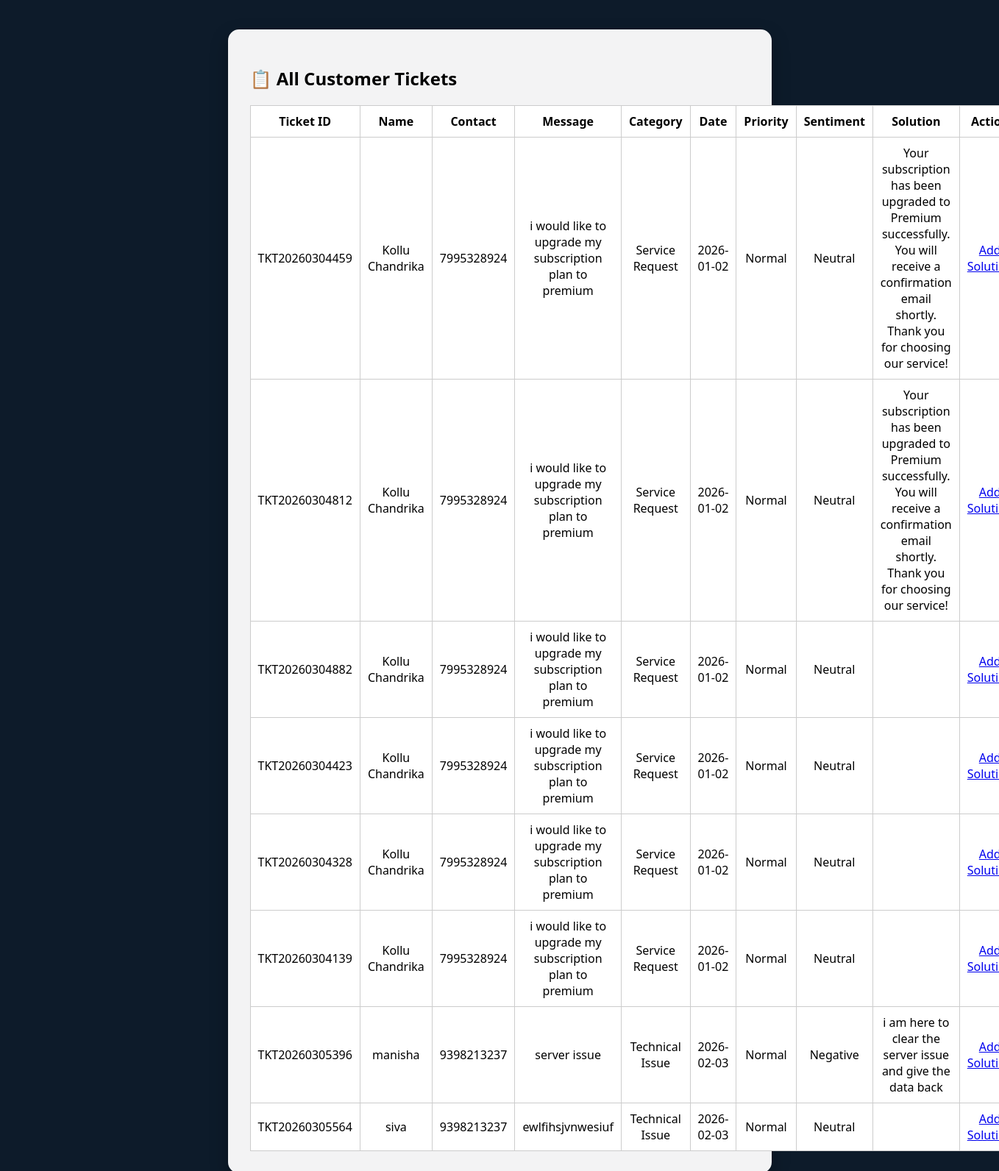
Page /tickets on the committed database.
### tables this page shows
CREATE TABLE tickets
                 (ticket_id TEXT PRIMARY KEY, name TEXT, contact TEXT, 
                  ticket TEXT, category TEXT, date TEXT, priority TEXT, 
                  sentiment TEXT, solution TEXT);

### app.py (the view)
@app.route('/tickets')
def tickets():
    conn = sqlite3.connect('tickets.db')
    c = conn.cursor()
    c.execute("SELECT * FROM tickets")
    all_tickets = c.fetchall()
    conn.close()
    return render_template('tickets.html', tickets=all_tickets)

### templates/tickets.html (shortened to what this page needs)
<!DOCTYPE html>
<html>
<head>
    <link rel="stylesheet" href="{{ url_for('static', filename='style.css') }}">
</head>
<body>
<div class="container">
    <h2>📋 All Customer Tickets</h2>
    <table border="1" width="100%" cellpadding="10">
        <tr>
            <th>Ticket ID</th>
            <th>Name</th>
            <th>Contact</th>
            <th>Message</th>
            <th>Category</th>
            <th>Date</th>
            <th>Priority</th>
            <th>Sentiment</th>
            <th>Solution</th>
            <th>Action</th>
        </tr>
        {% for t in tickets %}
        <tr>
            <td>{{ t[0] }}</td>
            <td>{{ t[1] }}</td>
            <td>{{ t[2] }}</td>
            <td>{{ t[3] }}</td>
            <td>{{ t[4] }}</td>
            <td>{{ t[5] }}</td>
            <td>{{ t[6] }}</td>
            <td>{{ t[7] }}</td>
            <td>{{ t[8] }}</td>
            <td><a href="/solve/{{ t[0] }}">Add Solution</a></td>
        </tr>
        {% endfor %}
    </table>
</div>
</body>
</html>

### static/style.css (style rules this page uses)
body { margin: 0; padding: 0; font-family: 'Segoe UI', sans-serif; background: #0d1b2a; overflow-x: hidden; color: #fff; }
.container { width: 50%; margin: 40px auto; background: rgba(255,255,255,0.95); padding: 30px; border-radius: 15px; box-shadow: 0 10px 25px rgba(0,0,0,0.3); color: #000; position: relative; z-index: 1; }
table { background: #fff; color: #000; border-collapse: collapse; }
table th, table td { padding: 10px; border: 1px solid #ccc; text-align: center; }

### rows in the picture
tickets: ticket_id "TKT20260304459", name "Kollu Chandrika", contact "7995328924", ticket "i would like to upgrade my subscription plan to premium", category "Service Request", date "2026-01-02", priority "Normal", sentiment "Neutral", solution "Your subscription has been upgraded to Premium successfully. You will receive a confirmation email shortly. Thank you for choosing our service!"
tickets: ticket_id "TKT20260304812", name "Kollu Chandrika", contact "7995328924", ticket "i would like to upgrade my subscription plan to premium", category "Service Request", date "2026-01-02", priority "Normal", sentiment "Neutral", solution "Your subscription has been upgraded to Premium successfully. You will receive a confirmation email shortly. Thank you for choosing our service!"
tickets: ticket_id "TKT20260304882", name "Kollu Chandrika", contact "7995328924", ticket "i would like to upgrade my subscription plan to premium", category "Service Request", date "2026-01-02", priority "Normal", sentiment "Neutral"
tickets: ticket_id "TKT20260304423", name "Kollu Chandrika", contact "7995328924", ticket "i would like to upgrade my subscription plan to premium", category "Service Request", date "2026-01-02", priority "Normal", sentiment "Neutral"
tickets: ticket_id "TKT20260304328", name "Kollu Chandrika", contact "7995328924", ticket "i would like to upgrade my subscription plan to premium", category "Service Request", date "2026-01-02", priority "Normal", sentiment "Neutral"
tickets: ticket_id "TKT20260304139", name "Kollu Chandrika", contact "7995328924", ticket "i would like to upgrade my subscription plan to premium", category "Service Request", date "2026-01-02", priority "Normal", sentiment "Neutral"
tickets: ticket_id "TKT20260305396", name "manisha", contact "9398213237", ticket "server issue", category "Technical Issue", date "2026-02-03", priority "Normal", sentiment "Negative", solution "i am here to clear the server issue and give the data back"
tickets: ticket_id "TKT20260305564", name "siva", contact "9398213237", ticket "ewlfihsjvnwesiuf", category "Technical Issue", date "2026-02-03", priority "Normal", sentiment "Neutral"
